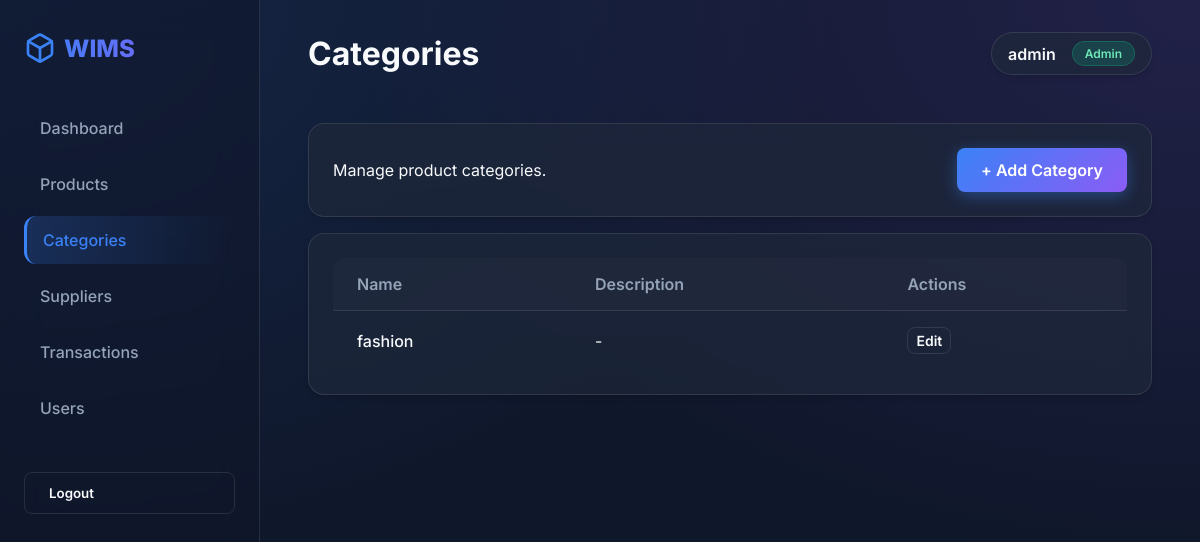
The page /categories/ (signed in) on the database as committed earlier.
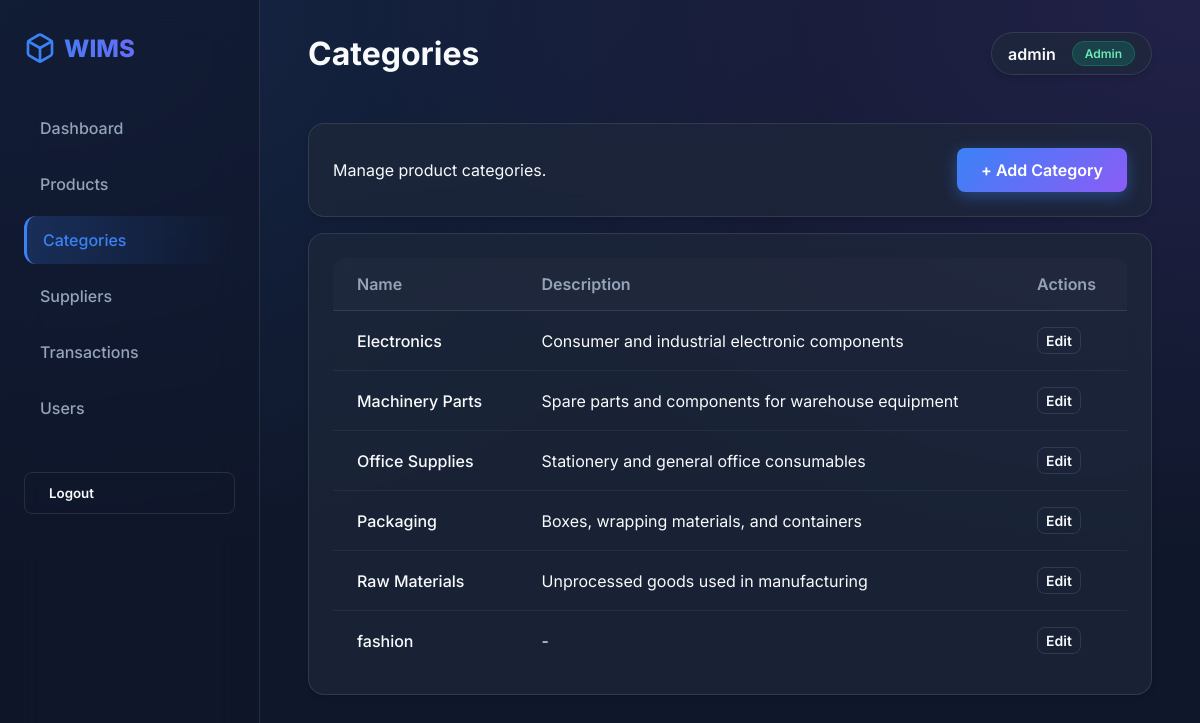
The same page on the database as committed later.
### inventory/models.py (models this page shows, shortened)
class Category(models.Model):
    name = models.CharField(max_length=100, unique=True)
    description = models.TextField(blank=True)
    class Meta:
        verbose_name_plural = "Categories"
        ordering = ["name"]

### inventory/views.py (the view)
# urls.py: path("categories/", views.category_list, name="category_list"),
@login_required
def category_list(request):
    categories = Category.objects.all().order_by("name")
    return render(request, "inventory/category_list.html", {"categories": categories})

### templates/inventory/category_list.html
{% extends "inventory/base.html" %}
{% block page_title %}Categories{% endblock %}
{% block content %}
<div class="card glass mb-4">
    <div class="flex justify-between items-center">
        <p class="text-muted">Manage product categories.</p>
        <a href="{% url 'category_create' %}" class="btn btn-primary">
            + Add Category
        </a>
    </div>
</div>
<div class="card glass">
    <div class="table-container">
        <table>
            <thead>
                <tr>
                    <th>Name</th>
                    <th>Description</th>
                    <th>Actions</th>
                </tr>
            </thead>
            <tbody>
                {% for c in categories %}
                <tr>
                    <td style="font-weight: 500;">{{ c.name }}</td>
                    <td>{{ c.description|default:"-" }}</td>
                    <td>
                        <div class="flex gap-4">
                            <a href="{% url 'category_update' c.pk %}" class="btn btn-outline" style="padding: 0.25rem 0.5rem; font-size: 0.875rem;">Edit</a>
                        </div>
                    </td>
                </tr>
                {% empty %}
                <tr>
                    <td colspan="3" class="text-center text-muted">No categories found.</td>
                </tr>
                {% endfor %}
            </tbody>
        </table>
    </div>
</div>
{% endblock %}

Rows that differ between the two databases and show on the page:
added Category: name "Electronics", description "Consumer and industrial electronic components"
added Category: name "Machinery Parts", description "Spare parts and components for warehouse equipment"
added Category: name "Office Supplies", description "Stationery and general office consumables"
added Category: name "Packaging", description "Boxes, wrapping materials, and containers"
added Category: name "Raw Materials", description "Unprocessed goods used in manufacturing"
